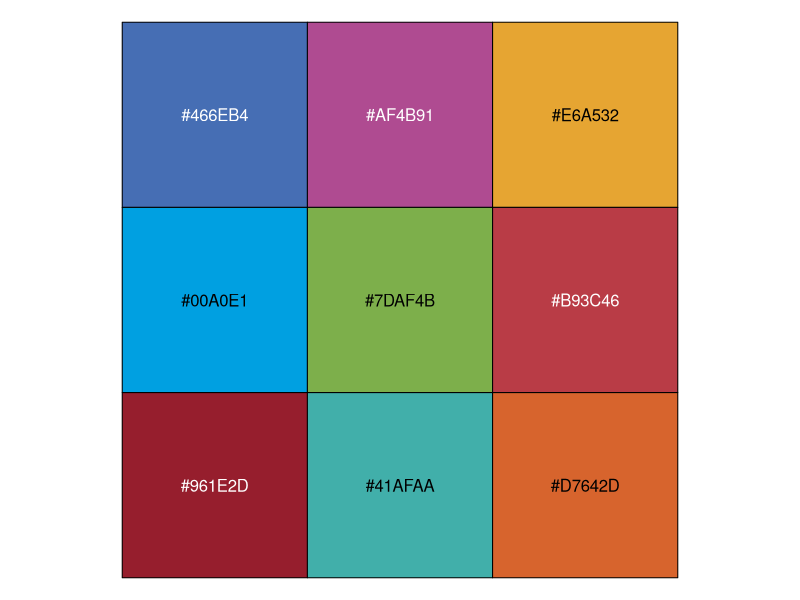
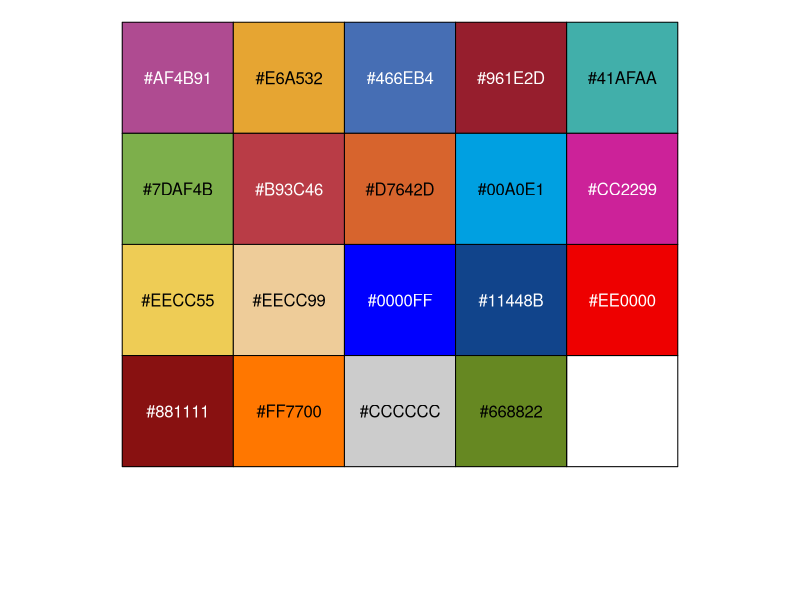
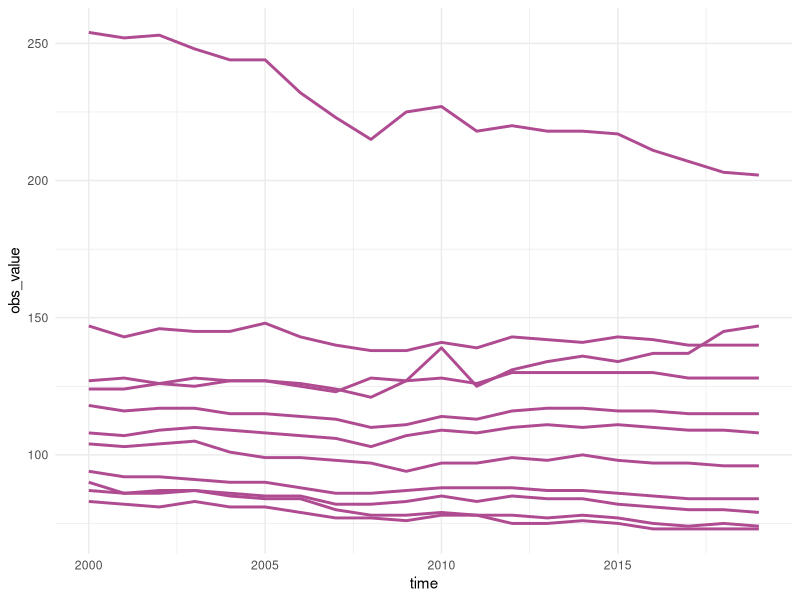
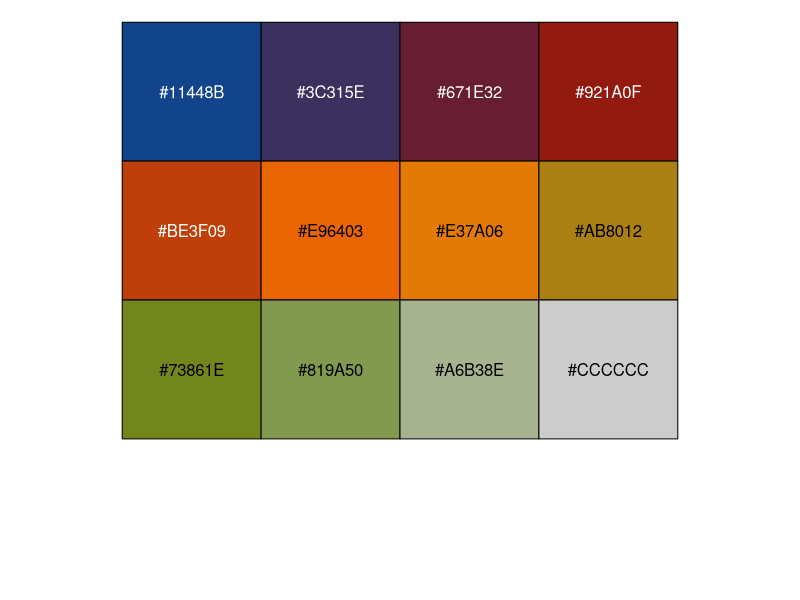
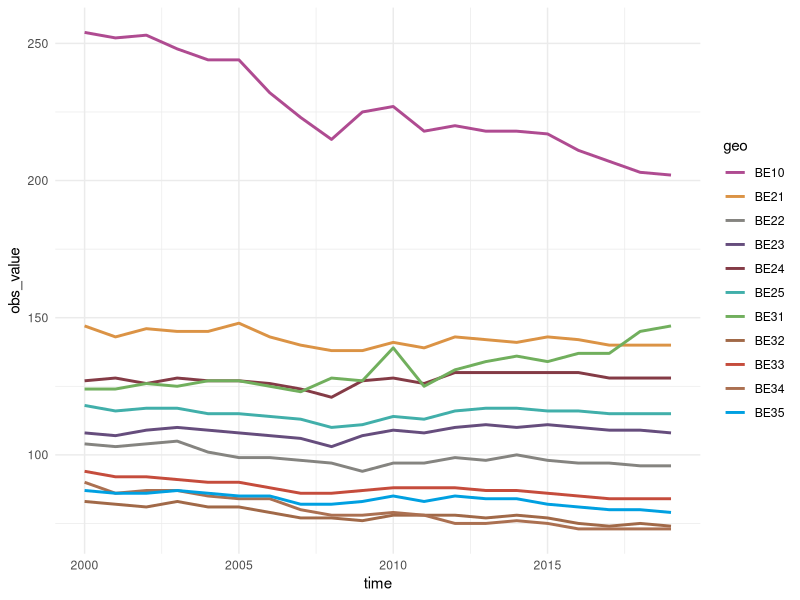
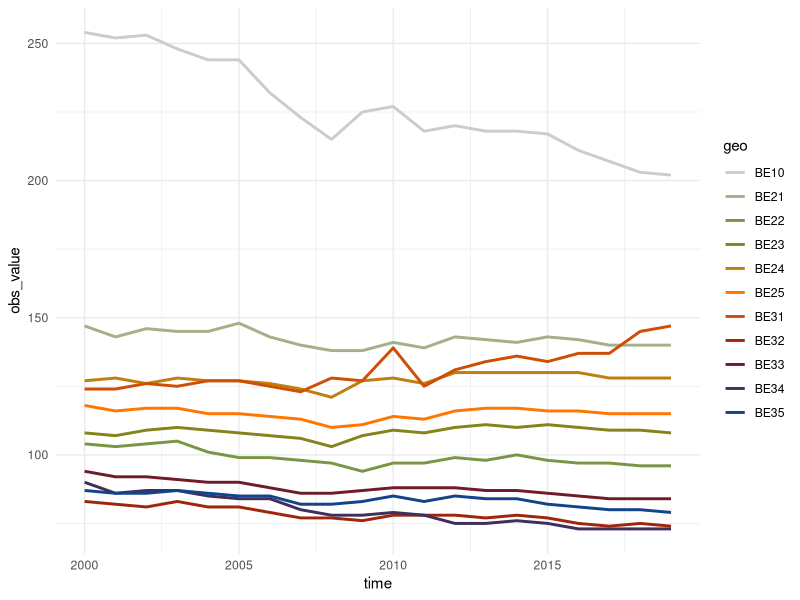
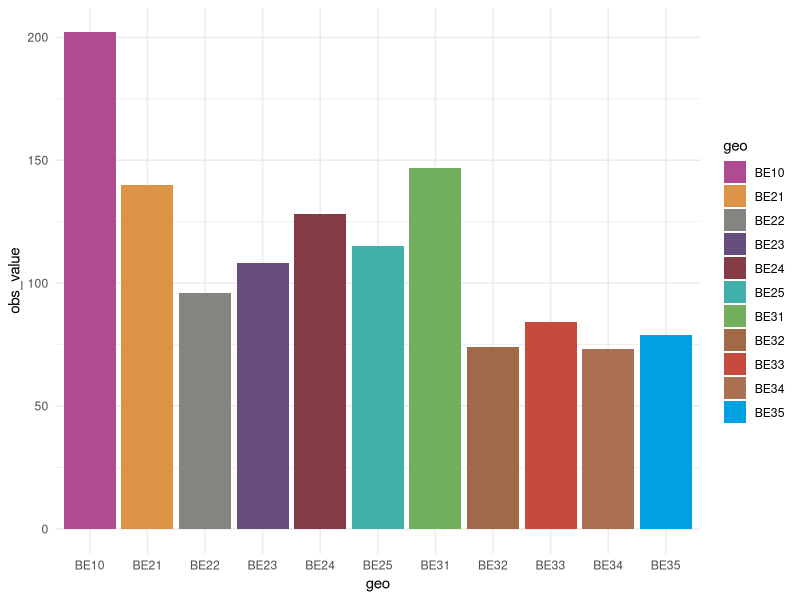

Here is the R script that generated these plots, in order:
## ---- chunk 1
library(tidyverse)
eurostat_colours <- c('theme1' = "#466EB4",
                 'theme2' = "#AF4B91",
                 'theme3' = "#E6A532",
                 'theme4' = "#00A0E1",
                 'theme5' = "#7DAF4B",
                 'theme6' = "#B93C46",
                 'theme7' = "#961E2D",
                 'theme8' = "#41AFAA",
                 'theme9' = "#D7642D")

scales::show_col(eurostat_colours)
## ---- chunk 2
library(tidyverse)
luis_colours <- c('theme2' = "#AF4B91",
                   'theme3' = "#E6A532",
                   'theme1' = "#466EB4",
                   'theme7' = "#961E2D",
                   'theme8' = "#41AFAA",
                   'theme5' = "#7DAF4B",
                   'theme6' = "#B93C46",
                   'theme9' = "#D7642D",
                   'theme4' = "#00A0E1",
                   'fucsia' = "#CC2299", 
                   'yellow' = "#EECC55",
                   'brown' = "#EECC99",
                   'blue' = "#0000FF",
                   'blue1' = "#11448B",
                   'red' = "#EE0000",
                   'red1' = "#881111",
                   'orange' = "#FF7700",
                   'grey' = "#CCCCCC",
                   'green' = "#668822")

scales::show_col(luis_colours)

## ---- chunk 3
#' Function to extract  colors as hex codes
#'
#' @param ... Character names of colors
#'
luis_cols <- function(...) {
  cols <- c(...)

  if (is.null(cols)) {
    return(luis_colours)
  }

  luis_colours[cols]
}

luis_cols("theme2")

## ---- chunk 4
df<- data.table::fread("data/gdp2v.csv") %>% 
  filter(unit=="PPS_HAB_EU27_2020") %>% 
  mutate(country=str_sub(geo,1,2),
         NUTS=str_length(geo)-2) %>% 
  filter(NUTS=="2" & country =="BE") %>% 
  select(-obs_decimals,-obs_status, -unit,-NUTS) 

ggplot(df, aes(time,obs_value, group = geo))+
  geom_line(size=1, colour = luis_cols("theme2"))+
  theme_minimal()
## ---- chunk 5
luis_palettes <- list('eurostat' = luis_cols("theme2", "theme3", "theme1", "theme7", "theme8",
                                             "theme5", "theme6", "theme9", "theme4"),
                      'blues' = luis_cols("theme1","theme4","blue","blue1"),
                      'luis' = luis_cols("blue1", "red1", "orange", "green", "grey")
)
## ---- chunk 6
#' Return function to interpolate a  color palette
#'
#' @param palette Character name of palette in luis_palettes
#' @param reverse Boolean indicating whether the palette should be reversed
#' @param ... Additional arguments to pass to colorRampPalette()
#'
luis_pal<- function (palette= "eurostat",
                     reverse = FALSE, ...) {
  pal <- luis_palettes[[palette]]
  if (reverse) pal <- rev (pal)
  colorRampPalette(pal, ...)
}

## ---- chunk 7
luis_pal("eurostat")
## ---- chunk 8
scales::show_col(luis_pal("luis")(12))
## ---- chunk 9
#' Color scale constructor for luis colors
#'
#' @param palette Character name of palette in luis_palettes
#' @param discrete Boolean indicating whether color aesthetic is discrete or not
#' @param reverse Boolean indicating whether the palette should be reversed
#' @param ... Additional arguments passed to discrete_scale() or
#'            scale_color_gradientn(), used respectively when discrete is TRUE or FALSE
#'
scale_colour_luis <- function(palette = "eurostat", discrete = TRUE, reverse = FALSE, ...) {
  pal <- luis_pal(palette = palette, reverse = reverse)

  if (discrete) {
    discrete_scale("colour", paste0("luis_", palette), palette = pal, ...)
  } else {
    scale_color_gradientn(colours = pal(256), ...)
  }
}

#' Fill scale constructor for luis colors
#'
#' @param palette Character name of palette in luis_palettes
#' @param discrete Boolean indicating whether color aesthetic is discrete or not
#' @param reverse Boolean indicating whether the palette should be reversed
#' @param ... Additional arguments passed to discrete_scale() or
#'            scale_fill_gradientn(), used respectively when discrete is TRUE or FALSE
#'
scale_fill_luis <- function(palette = "eurostat", discrete = TRUE, reverse = FALSE, ...) {
  pal <- luis_pal(palette = palette, reverse = reverse)

  if (discrete) {
    discrete_scale("fill", paste0("luis_", palette), palette = pal, ...)
  } else {
    scale_fill_gradientn(colours = pal(256), ...)
  }
}
## ---- chunk 10
ggplot(df, aes(time,obs_value, colour = geo))+
  geom_line(size=1)+
  theme_minimal()+
  scale_colour_luis()
## ---- chunk 11
ggplot(df, aes(time,obs_value, colour = geo))+
  geom_line(size=1)+
  theme_minimal()+
  scale_colour_luis(palette = "luis", reverse = TRUE)
## ---- chunk 12
ggplot(df %>% filter(time =="2019"), aes(geo,obs_value, fill = geo))+
  geom_col()+
  theme_minimal()+
  scale_fill_luis(palette="eurostat")
